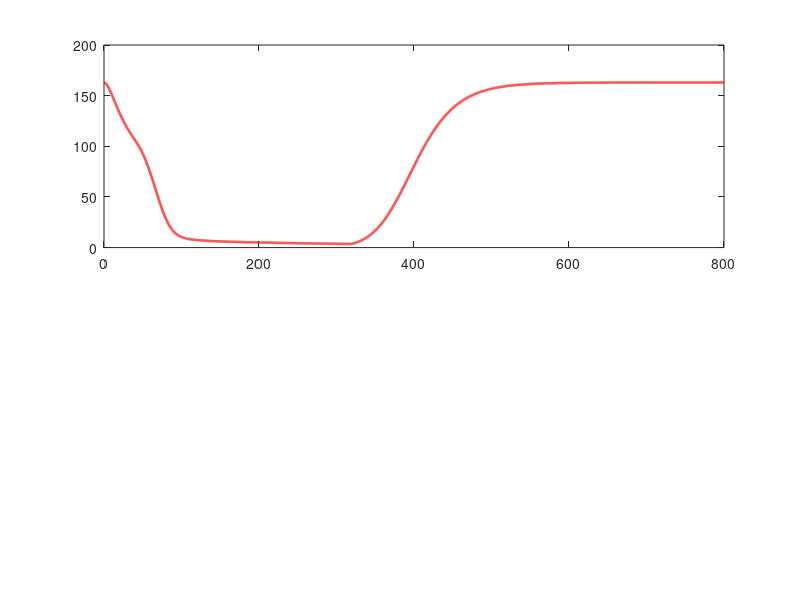

The MATLAB source for this figure: (Note: this script raises an error after producing the figure.)
%% Heidi Eren 
% Lab 3 - Q11 (extra credit)
clear; clc; close all;

%% Simulation Parameters
dt = 0.1;          % time step (min)
t_end = 800;       % total time (min)
t = 0:dt:t_end;
N = numel(t);

% initial conditions
Q = zeros(1,N); G = zeros(1,N); I = zeros(1,N);
Q(1) = 0; 
G(1) = 163;        % mg/dL
I(1) = 11.26;      % µU/mL

U_cap = 50;                 % 50 units in the reservoir
U_used = 0;                 % units delivered so far
rate_per_U = 120;           % μU·mL^-1·min per unit


%% Model Parameters (Diabetic)
beta = 10;  eta = 4.641;  gam = 25;
R0 = 2.5;   E = 2.5e-3;   S = 1.14e-3;
kq = 0.026; Imax = 0.93;  alpha = 1e4;  ki = 0.06;

%% meal parameters
mealStart = 0;
mealDuration = 15;          % min
mealSize = 15000;           % mg glucose (15 g total)
D = @(time) (mealSize / mealDuration) * (time>=mealStart & time<mealStart+mealDuration);

%% PID Controller
G_set = 120;                % target glucose [mg/dL]
Kp = 0.08;
Ki = 0.001;
Kd = 0.02;

g_prev = 0; sumG = 0;

%% Bolus Control
bolusThreshold = 160;       % mg/dL
bolusDose = 0.5;            % µU/mL/min
bolusDuration = 5;          % min
bolusTimer = 0;             % timer
addIn_bolus = 0;

%% plot
addIn_PID = zeros(1,N);
addIn_total = zeros(1,N);

%% closed loop
for k = 2:N
    time = t(k);

    % meal intake
    Dk = D(time);

    % bolus control
    if (G(k-1) > bolusThreshold && bolusTimer <= 0)
        addIn_bolus = bolusDose;
        bolusTimer = bolusDuration;
    end
    if (bolusTimer > 0)
        bolusTimer = bolusTimer - dt;
    else
        addIn_bolus = 0;
    end
    
    % PID control (use simulated glucose instead of analog sensor)
    g_error = G_set - G(k-1);
    sumG = sumG + g_error * dt;           % integral term
    g_deriv = (g_error - g_prev) / dt;    % derivative term
    g_prev = g_error;

    addIn_PID(k) = Kp * g_error + Ki * sumG + Kd * g_deriv;
    addIn_PID(k) = max(addIn_PID(k), 0);  % no negative insulin

    % total insulin (PID + bolus + basal)
B_basal = 0.5;                           % optional basal (μU/mL/min)
B_raw   = addIn_PID(k) + addIn_bolus + B_basal;   % desired rate

% add 50U reservoir with per-step rate limiting
U_left = U_cap - U_used;
if U_left <= 0
    B_total = 0;                          
else
    % max rate without exceeding U_cap
    B_step_max = (U_left * rate_per_U) / dt;   % μU/mL/min
    B_total = max(0, min(B_raw, B_step_max));  % clamp
end

% add up
U_used = U_used + (B_total * dt) / rate_per_U;

addIn_total(k) = B_total;

% ODE
dQ = - (beta * Q(k-1) + eta * Dk) / (gam^2 + Q(k-1)^2);
dG =  R0 - (E + S * I(k-1)) * G(k-1) + kq * Q(k-1);
dI =  Imax * (G(k-1)^2 / (alpha + G(k-1)^2)) - ki * I(k-1) + B_total;

Q(k) = Q(k-1) + dQ*dt;  G(k) = G(k-1) + dG*dt;  I(k) = I(k-1) + dI*dt;

end

overshoot = max(G) - G_set;
steady_state_err = mean(G(end-100:end)) - G_set;
fprintf('Overshoot = %.1f mg/dL\n', overshoot);
fprintf('Steady-state error = %.1f mg/dL\n', steady_state_err);


%% final plots
figure('Color','w');
%subplot(4,1,1)
%plot(t, Q, 'LineWidth', 1.8);
%ylabel('Q [mg]');
%grid on;

subplot(2,1,1)
plot(t, G, 'r', 'LineWidth', 1.8); hold on;
yline(G_set, '--k', 'Target');
xlabel('Time (min)');
ylabel('G (mg/dL)');
legend('Glucose','Target');
title('Discrete Glucose–Insulin Model (PID + Bolus Control)');
grid on;

subplot(2,1,2)
plot(t, I, 'b', 'LineWidth', 1.8);
ylabel('I (\muU/mL)');
xlabel('Time (min)');
legend('Insulin');
grid on;

%subplot(4,1,4)
%plot(t, addIn_PID, 'm', 'LineWidth', 1.5); hold on;
%plot(t, addIn_total, 'c--', 'LineWidth', 1.5);
%ylabel('Insulin Input [\muU/mL/min]');
%xlabel('Time [min]');
%legend('PID Output','Total (PID + Bolus)');
%grid on;
